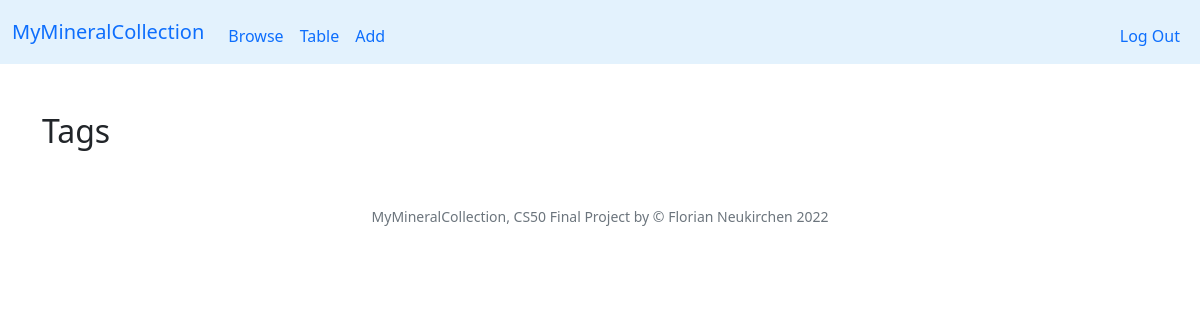
The page /tag (signed in) on the database as committed earlier.
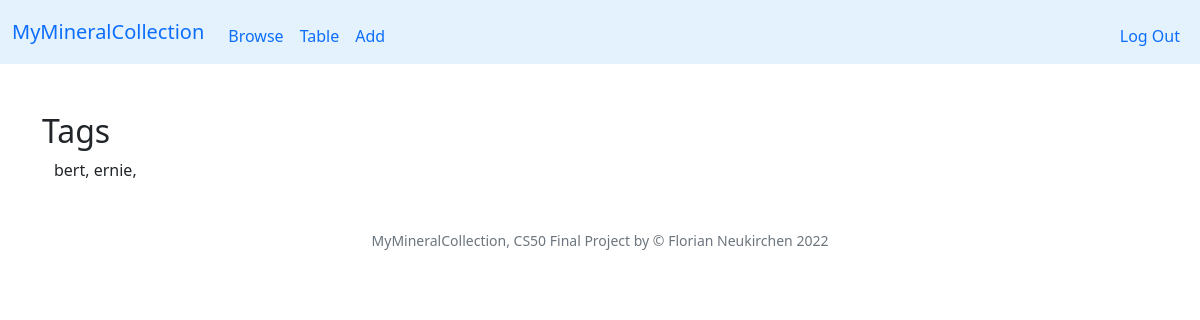
The same page on the database as committed later.
### tables this page shows
CREATE TABLE tags (specimen_id INTEGER NOT NULL REFERENCES specimen(id) ON DELETE CASCADE, tag TEXT NOT NULL);

### app.py (the view, shortened to what this page needs)
@app.route("/tag")
def tag():
    t = request.args.get("t")
    if not t:
        rows = db.execute("SELECT DISTINCT tags.tag AS tags FROM tags JOIN specimen ON tags.specimen_id = specimen.id WHERE specimen.user_id = ?", session["user_id"])
        return render_template("tagsall.html", rows=rows)

### app.py (called while the page is built)
@app.after_request
def after_request(response):
    response.headers["Cache-Control"] = "no-cache, no-store, must-revalidate"
    response.headers["Expires"] = 0
    response.headers["Pragma"] = "no-cache"
    return response

### templates/tagsall.html (shortened to what this page needs)
{% extends "layout.html" %}
{% block main %}
<div class="container-lg text-start">
    <h2>Tags</h2>
    <div class="container">
        {% for tag in rows %}
        {{ tag['tags'] }},
        {% endfor %}
    </div>
</div>
{% endblock %}

Rows that differ between the two databases and show on the page:
added tags: tags "bert"
added tags: tags "ernie"
